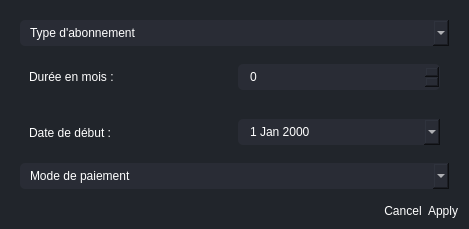
<?xml version="1.0" encoding="UTF-8"?>
<ui version="4.0">
 <class>Dialog</class>
 <widget class="QDialog" name="Dialog">
  <property name="geometry">
   <rect>
    <x>0</x>
    <y>0</y>
    <width>469</width>
    <height>229</height>
   </rect>
  </property>
  <property name="windowTitle">
   <string>Dialog</string>
  </property>
  <property name="styleSheet">
   <string notr="true">

*{
border:none;
background-color:#21252B;
padding:0;
margin:0;
color: #FFFFFF;
}

QDialog{
padding-top:20px;
}

QLineEdit,QDateEdit,QComboBox,QSpinBox{
background-color: #292C35;
padding: 5px 10px;
border-radius: 5px;
}


QLineEdit {
	border-radius: 5px;
	border: 2px solid rgb(33, 37, 43);
	padding-left: 10px;
	selection-color: rgb(255, 255, 255);
	selection-background-color: rgb(255, 121, 198);
}
QLineEdit:hover {
	border: 2px solid rgb(64, 71, 88);
}
QLineEdit:focus {
	border: 2px solid rgb(91, 101, 124);
}</string>
  </property>
  <layout class="QVBoxLayout" name="verticalLayout">
   <item>
    <widget class="QWidget" name="widget" native="true">
     <layout class="QVBoxLayout" name="verticalLayout_2">
      <item>
       <widget class="QComboBox" name="subType">
        <property name="placeholderText">
         <string>Type d'abonnement</string>
        </property>
        <item>
         <property name="text">
          <string>Abonnement mensuel</string>
         </property>
         <property name="icon">
          <iconset theme="#000000"/>
         </property>
        </item>
        <item>
         <property name="text">
          <string>Abonnement trimestriel</string>
         </property>
        </item>
        <item>
         <property name="text">
          <string>Abonnement semestriel</string>
         </property>
        </item>
        <item>
         <property name="text">
          <string>Abonnement annuel</string>
         </property>
        </item>
        <item>
         <property name="text">
          <string>Autre</string>
         </property>
        </item>
       </widget>
      </item>
      <item>
       <widget class="QWidget" name="subDurationW" native="true">
        <layout class="QHBoxLayout" name="horizontalLayout_10">
         <item>
          <widget class="QLabel" name="label_7">
           <property name="text">
            <string>Durée en mois :</string>
           </property>
          </widget>
         </item>
         <item>
          <widget class="QSpinBox" name="subDuration"/>
         </item>
        </layout>
       </widget>
      </item>
      <item>
       <widget class="QWidget" name="widget_5" native="true">
        <layout class="QHBoxLayout" name="horizontalLayout_9">
         <item>
          <widget class="QLabel" name="labeldate">
           <property name="text">
            <string>Date de début :</string>
           </property>
          </widget>
         </item>
         <item>
          <widget class="QDateEdit" name="startDate">
           <property name="calendarPopup">
            <bool>true</bool>
           </property>
          </widget>
         </item>
        </layout>
       </widget>
      </item>
      <item>
       <widget class="QComboBox" name="paymentMethod">
        <property name="placeholderText">
         <string>Mode de paiement</string>
        </property>
        <item>
         <property name="text">
          <string>Espèce</string>
         </property>
        </item>
        <item>
         <property name="text">
          <string>Chèque</string>
         </property>
        </item>
       </widget>
      </item>
     </layout>
    </widget>
   </item>
   <item>
    <widget class="QDialogButtonBox" name="buttonBox">
     <property name="orientation">
      <enum>Qt::Orientation::Horizontal</enum>
     </property>
     <property name="standardButtons">
      <set>QDialogButtonBox::StandardButton::Apply|QDialogButtonBox::StandardButton::Cancel</set>
     </property>
    </widget>
   </item>
  </layout>
 </widget>
 <resources/>
 <connections>
  <connection>
   <sender>buttonBox</sender>
   <signal>accepted()</signal>
   <receiver>Dialog</receiver>
   <slot>accept()</slot>
   <hints>
    <hint type="sourcelabel">
     <x>248</x>
     <y>254</y>
    </hint>
    <hint type="destinationlabel">
     <x>157</x>
     <y>274</y>
    </hint>
   </hints>
  </connection>
  <connection>
   <sender>buttonBox</sender>
   <signal>rejected()</signal>
   <receiver>Dialog</receiver>
   <slot>reject()</slot>
   <hints>
    <hint type="sourcelabel">
     <x>316</x>
     <y>260</y>
    </hint>
    <hint type="destinationlabel">
     <x>286</x>
     <y>274</y>
    </hint>
   </hints>
  </connection>
 </connections>
</ui>
